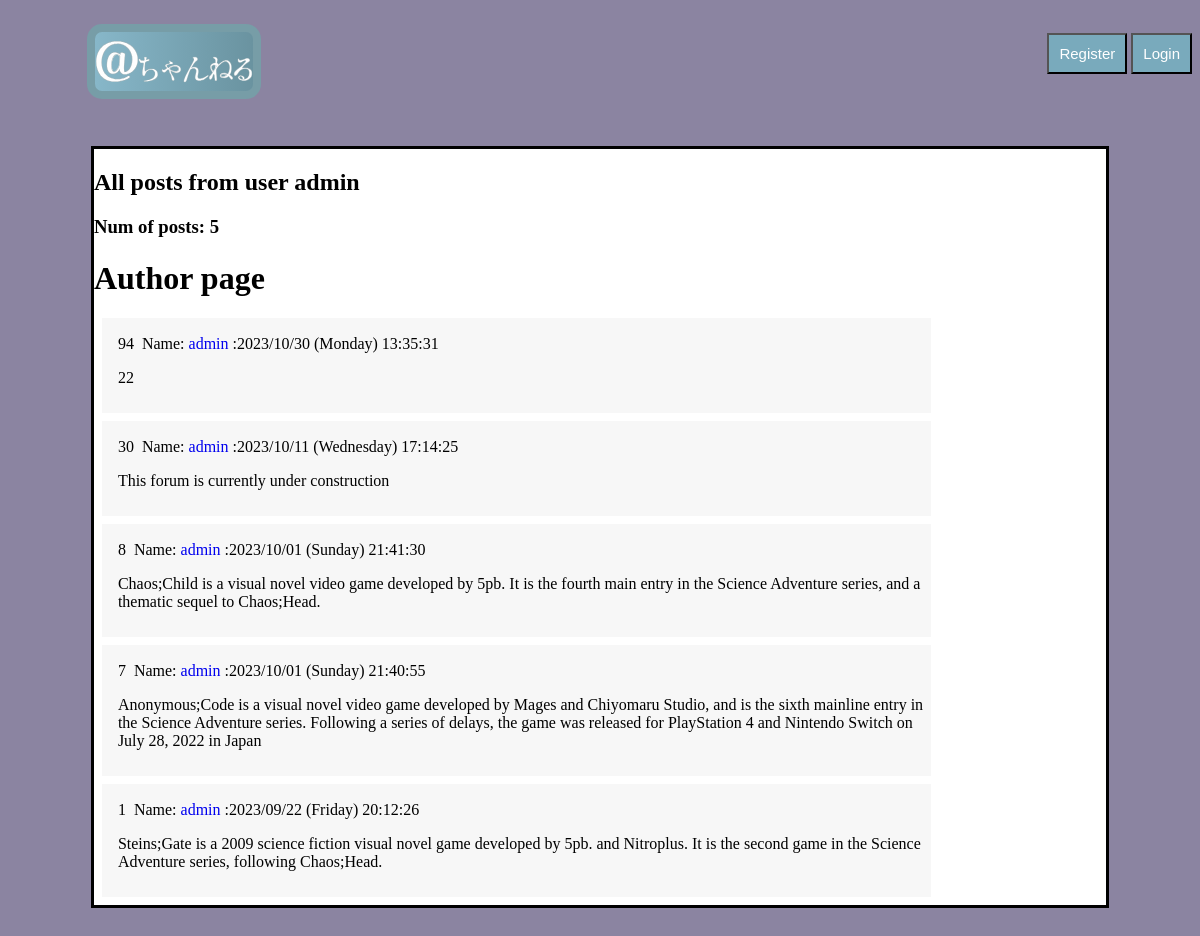
The page /user/admin on the database as committed earlier.
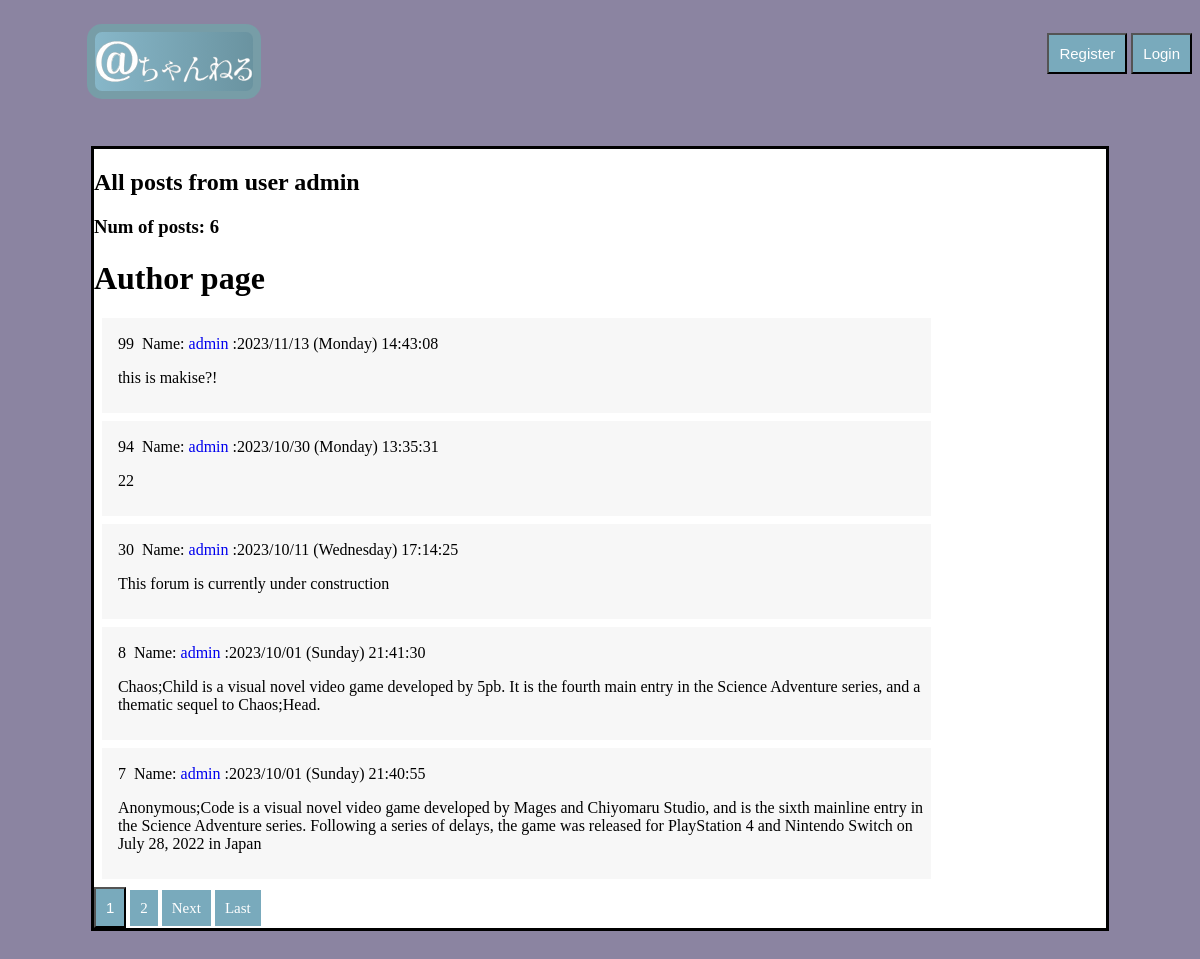
The same page on the database as committed later.
### blog/models.py (models this page shows, shortened)
class News(models.Model):
    text = models.TextField("Text", max_length= 500)
    date = models.DateTimeField('date', default=timezone.now)
    author = models.ForeignKey(User, verbose_name='author', on_delete=models.CASCADE,  null=True, blank=True)
    thread = models.ForeignKey(Threads, verbose_name='thread', on_delete=models.CASCADE, null=True)
    img = models.ImageField("img", upload_to="posts_images", null=True, blank=True)
    rand_id = models.TextField("rand_id", null=True, blank=True, default=" ")
    class Meta:
        verbose_name = 'New'
        verbose_name_plural = 'News'

### blog/views.py (the view)
# urls.py: path('user/<str:username>', views.UserAllPostsView.as_view(), name='user-comment'),
class UserAllPostsView(ListView):
    model = News
    template_name = 'blog/comments_user.html'
    context_object_name = 'news'
    paginate_by = 5
    def get_queryset(self):
        user = get_list_or_404(User, username=self.kwargs['username'])[0]
        return News.objects.filter(author=user).order_by('-date')
    def get_context_data(self, **kwargs):
        ctx = super(UserAllPostsView, self).get_context_data(**kwargs)
        ctx['title'] = 'Author page'
        return ctx

### blog/templates/blog/comments_user.html (shortened to what this page needs)
{% extends 'blog/base.html' %}
{% block content %}
    <h2>All posts from user {{ view.kwargs.username }}</h2>
    <h3>Num of posts: {{ page_obj.paginator.count }}</h3>
    <h1>{{ title }}</h1>
    {% for post in news %}
        <div class="post">
            <p>{{ post.id }} &nbsp;Name: <a href="{% url 'user-comment' post.author %}">{{ post.author }}</a><span class="text-muted" > :{{ post.date|date:"Y/m/d (l) H:i:s" }}</span></p>
            <p>{{ post.text|striptags }}</p>
        </div>
    {% endfor %}
    {% if is_paginated %}
        {% for page in page_obj.paginator.page_range %}
            {% if page == page_obj.number %}
                <button class="btn btn-warning">{{ page }}</button>
            {% elif page > page_obj.number|add:'-3' and page < page_obj.number|add:'3' %}
                <a href="?page={{ page }}" class="btn btn--outline-warning">{{ page }}</a>
            {% endif %}
        {% endfor %}
        {% if page_obj.has_next %}
            <a href="?page={{ page_obj.next_page_number }}" class="btn btn-outline-warning">Next</a>
            <a href="?page={{ page_obj.paginator.num_pages }}" class="btn btn-outline-warning">Last</a>
        {% endif %}
    {% endif %}
{% endblock %}

Rows that differ between the two databases and show on the page:
no longer on this page (row unchanged): News: id "1", author "admin", date "2023/09/22 (Friday) 20:12:26", text "Steins;Gate is a 2009 science fiction visual novel game developed by 5pb. and Nitroplus. It is the second game in the Science Adventure series, following Chaos;Head."
added News: id "99", author "admin", date "2023/11/13 (Monday) 14:43:08", text "this is makise?!"
Other text that changed with them:
{{ page_obj.paginator.count }}: "5" → "6"
new list line: "1"
new list line: "2"
text now shown: "Next Last"
